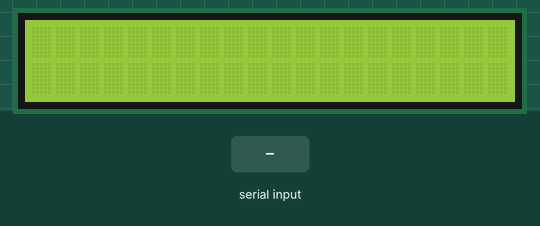
A sketch run on a simulated Arduino Uno, built with avr-gcc and run on an emulated ATmega328P. On the bench: 20×2 character LCD. The inputs (shaded band) are chosen by the test bench.

Above: at 1.2 s.
1.3 s: "1" received over Serial
At 3.4 s:
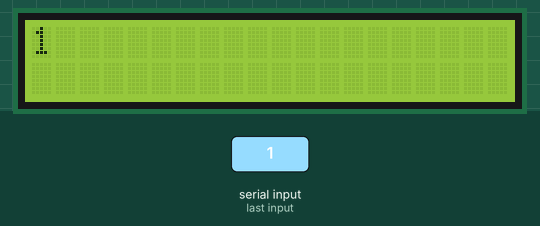
3.8 s: "0" received over Serial
At 5.3 s:
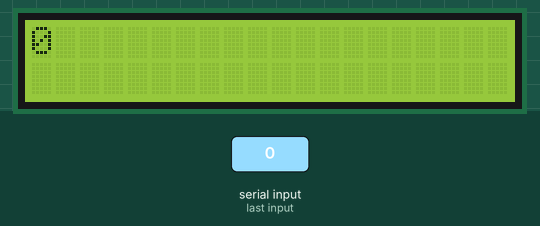
6.3 s: "2" received over Serial
At 8.4 s:
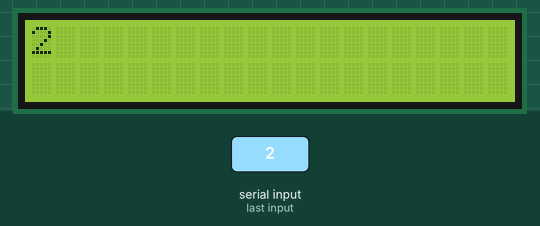
Timing chart, 0 to 9.9 s (numbered marks = the images above; inputs shaded):
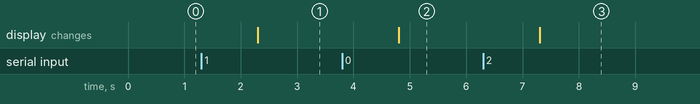

The sketch:

checkpoint02.ino
```cpp
#include <LiquidCrystal.h> // include the library code
LiquidCrystal lcd(12, 11, 5, 4, 3, 2); // initialize interface pins
void setup()
{
  lcd.begin(20, 2); // set up the LCD's number of columns and rows:
  Serial.begin(9600);
}
void loop()
{
 if(Serial.available())
  {
   delay(1000);
   lcd.clear();
   while(Serial.available()>0)
   {
    lcd.write(Serial.read());
    }
  }
}
```

Measured:
- after the input at 1.3 s, the display: changes after 1.0 s (image 1)
- after the input at 3.8 s, the display: changes after 1.0 s (image 2)
- after the input at 6.3 s, the display: changes after 1.0 s (image 3)
